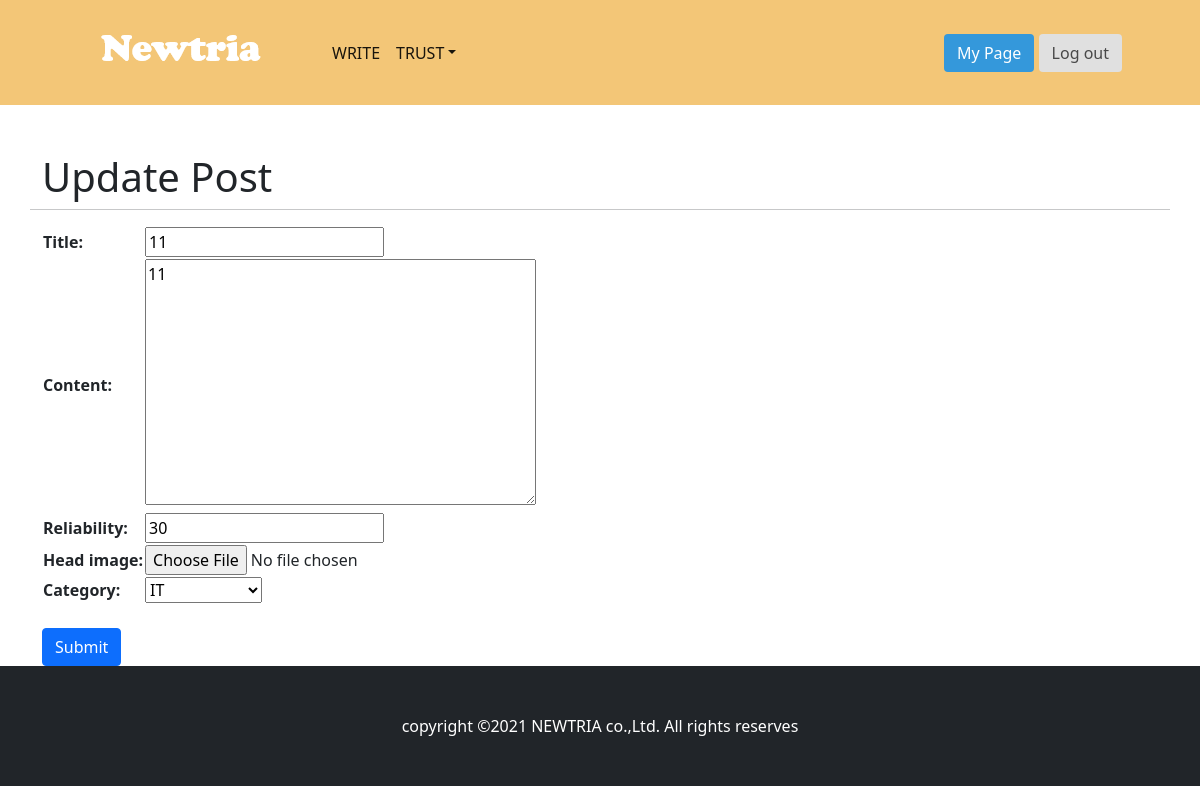
/posting/update_post/7/ (signed in), run on the app's committed database.
### posting/models.py (models this page shows, shortened)
class Post(models.Model):
    title=models.CharField(max_length=30)
    reliability=models.IntegerField()
    content=models.TextField()
    head_image = models.ImageField(upload_to='posting/images/%Y/%m/%d/', blank=True)
    created_at=models.DateTimeField(auto_now_add=True)
    updated_at=models.DateTimeField(auto_now=True)
    category = models.ForeignKey(Category, null=True, blank=True, on_delete=models.SET_NULL)
    author = models.ForeignKey(User, null=True, on_delete=models.SET_NULL)

### posting/views.py (the view, shortened to what this page needs)
# urls.py: path('update_post/<int:pk>/', views.PostUpdate.as_view()),
class PostUpdate(LoginRequiredMixin, UpdateView): # 모델명_form
    model = Post
    fields = ['title', 'content', 'reliability', 'head_image', 'category']
    template_name = 'posting/post_update_form.html'
    def dispatch(self, request, *args, **kwargs):
        if request.user.is_authenticated and request.user == self.get_object().author :
            return super(PostUpdate, self).dispatch(request, *args, **kwargs)
        else :
            raise PermissionDenied
    def get_context_data(self, *, object_list=None, **kwargs):
        context = super(PostUpdate, self).get_context_data()
        return context

### posting/models.py (called while the page is built)
    def __str__(self):
        return self.name

### posting/templates/posting/post_update_form.html (shortened to what this page needs)
{% extends 'posting/base.html' %}
{% block main_area %}
    <h1>Update Post</h1>
    <hr/>
    <form method="post" enctype="multipart/form-data">
        <table>
            {{form}}
        </table>
            <br>
        <button type="submit" class="btn btn-primary float-right">Submit</button>
    </form>
{% endblock %}

### data on the page
Post: title "11", content "11", reliability "30", category "IT"
